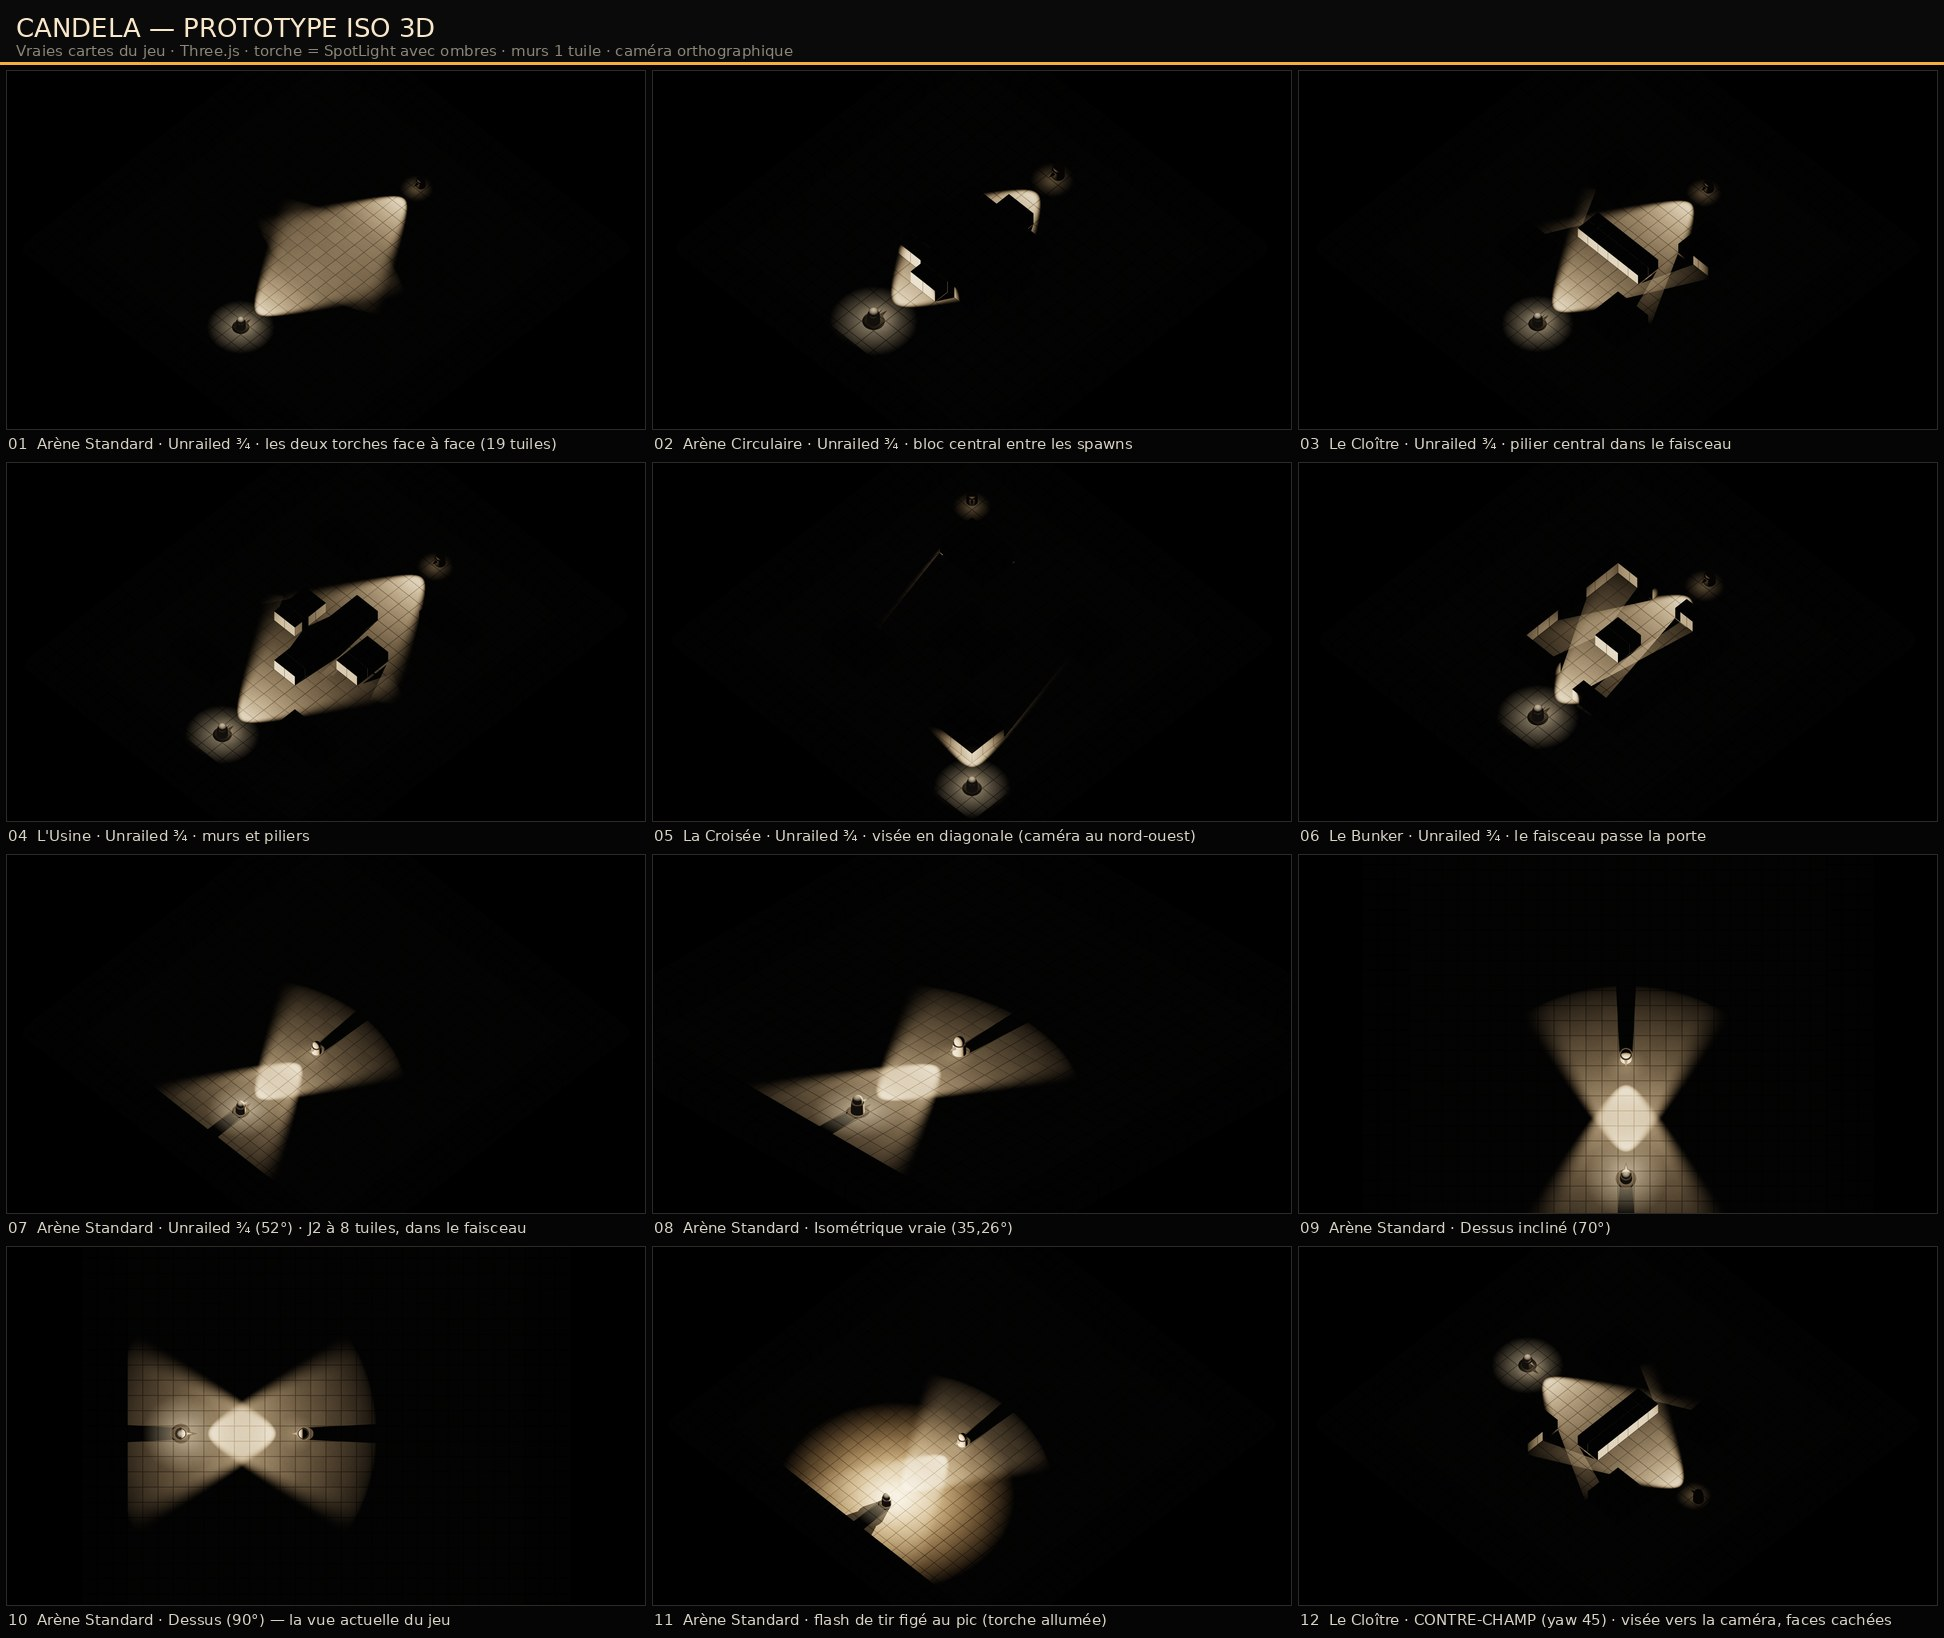

Write Python code to recreate this figure.
#!/usr/bin/env python3
"""Compression des captures du prototype iso et composition de la planche.

Usage : python3 docs/iso/planche_iso.py [--brut DIR] [--sortie DIR] [--max-ko 400]

Lit DIR/manifeste.json (écrit par capturer_iso.mjs), compresse chaque PNG brut vers
docs/iso/captures/<nom>.png sous --max-ko (palette réduite par paliers : les scènes sont
sombres, 256 couleurs suffisent presque toujours), puis compose docs/iso/planche_iso.jpg :
un bandeau de titre et une grille 3×4 de vignettes 640×360 légendées, sous 1,2 Mo.

Dépendance : Pillow (`pip install pillow`). Légendes : une police TTF système si l'une
de celles de POLICES existe (accents garantis), sinon la police embarquée de Pillow.
"""
import argparse
import io
import json
import os
import sys
import tempfile

from PIL import Image, ImageDraw, ImageFont

ICI = os.path.dirname(os.path.abspath(__file__))
PALIERS = (256, 192, 128, 96, 64)
VIGNETTE = (640, 360)
COLONNES, LIGNES = 3, 4
BANDEAU, LEGENDE, MARGE = 64, 26, 6
ENCRE, PAPIER, AMBRE, MUET = (5, 5, 5), (216, 210, 196), (245, 176, 61), (138, 133, 120)


# Une police système avec les accents : la police embarquée de Pillow n'a pas le latin
# étendu (« Arène » y devient « Ar▯ne »). Candidats Linux puis macOS, sinon repli.
POLICES = (
    "/usr/share/fonts/truetype/dejavu/DejaVuSans.ttf",
    "/usr/share/fonts/truetype/liberation/LiberationSans-Regular.ttf",
    "/usr/share/fonts/truetype/freefont/FreeSans.ttf",
    "/System/Library/Fonts/Supplemental/Arial.ttf",
    "/System/Library/Fonts/Helvetica.ttc",
    "/Library/Fonts/Arial.ttf",
    "C:/Windows/Fonts/arial.ttf",
)


def police(taille):
    for chemin in POLICES:
        if os.path.exists(chemin):
            try:
                return ImageFont.truetype(chemin, taille)
            except OSError:
                continue
    try:
        return ImageFont.load_default(size=taille)
    except TypeError:  # Pillow < 10.1 : police bitmap, taille fixe
        return ImageFont.load_default()


def compresser(source, cible, max_octets):
    """PNG RGB si assez petit, sinon palette réduite jusqu'à passer sous le seuil."""
    im = Image.open(source).convert("RGB")
    tampon = io.BytesIO()
    im.save(tampon, "PNG", optimize=True)
    meilleur, mode = tampon.getvalue(), "RGB"
    if len(meilleur) > max_octets:
        for couleurs in PALIERS:
            q = im.quantize(colors=couleurs, method=Image.Quantize.MEDIANCUT)
            tampon = io.BytesIO()
            q.save(tampon, "PNG", optimize=True)
            meilleur, mode = tampon.getvalue(), "P%d" % couleurs
            if len(meilleur) <= max_octets:
                break
    with open(cible, "wb") as f:
        f.write(meilleur)
    return len(meilleur), mode


def planche(entrees, cible, max_octets):
    largeur = COLONNES * VIGNETTE[0] + (COLONNES + 1) * MARGE
    hauteur = BANDEAU + LIGNES * (VIGNETTE[1] + LEGENDE + MARGE) + MARGE
    im = Image.new("RGB", (largeur, hauteur), ENCRE)
    d = ImageDraw.Draw(im)
    titre, sous = police(26), police(15)
    d.rectangle([0, 0, largeur, BANDEAU], fill=(10, 10, 10))
    d.rectangle([0, BANDEAU - 2, largeur, BANDEAU], fill=AMBRE)
    d.text((MARGE + 10, 12), "CANDELA — PROTOTYPE ISO 3D", font=titre, fill=(250, 232, 204))
    d.text((MARGE + 10, 42), "Vraies cartes du jeu · Three.js · torche = SpotLight avec ombres · murs 1 tuile · caméra orthographique",
           font=sous, fill=MUET)
    for i, e in enumerate(entrees[: COLONNES * LIGNES]):
        col, lig = i % COLONNES, i // COLONNES
        x = MARGE + col * (VIGNETTE[0] + MARGE)
        y = BANDEAU + MARGE + lig * (VIGNETTE[1] + LEGENDE + MARGE)
        vignette = Image.open(e["fichier"]).convert("RGB").resize(VIGNETTE, Image.LANCZOS)
        im.paste(vignette, (x, y))
        d.rectangle([x, y, x + VIGNETTE[0] - 1, y + VIGNETTE[1] - 1], outline=(43, 42, 39))
        texte = "%02d  %s" % (i + 1, e["legende"])
        while d.textlength(texte, font=sous) > VIGNETTE[0] - 4 and len(texte) > 8:
            texte = texte[:-2].rstrip() + "…"
        d.text((x + 2, y + VIGNETTE[1] + 5), texte, font=sous, fill=PAPIER)
    qualite = 88
    while True:
        tampon = io.BytesIO()
        im.save(tampon, "JPEG", quality=qualite, optimize=True, progressive=True)
        if len(tampon.getvalue()) <= max_octets or qualite <= 40:
            break
        qualite -= 6
    with open(cible, "wb") as f:
        f.write(tampon.getvalue())
    return len(tampon.getvalue()), qualite


def principal():
    p = argparse.ArgumentParser(description=__doc__.split("\n")[0])
    p.add_argument("--brut", default=os.path.join(tempfile.gettempdir(), "candela_iso_brut"))
    p.add_argument("--sortie", default=os.path.join(ICI, "captures"))
    p.add_argument("--planche", default=os.path.join(ICI, "planche_iso.jpg"))
    p.add_argument("--max-ko", type=int, default=400)
    p.add_argument("--max-planche-ko", type=int, default=1200)
    a = p.parse_args()

    manifeste = os.path.join(a.brut, "manifeste.json")
    if not os.path.exists(manifeste):
        sys.exit("manifeste introuvable : %s (lancer capturer_iso.mjs d'abord)" % manifeste)
    entrees = json.load(open(manifeste, encoding="utf-8"))
    os.makedirs(a.sortie, exist_ok=True)

    for e in entrees:
        cible = os.path.join(a.sortie, e["nom"] + ".png")
        taille, mode = compresser(e["fichier"], cible, a.max_ko * 1000)
        etat = "ok" if taille <= a.max_ko * 1000 else "TROP GROS"
        print("%-34s %4d Ko  %-5s %s" % (e["nom"] + ".png", taille // 1000, mode, etat))

    taille, qualite = planche(entrees, a.planche, a.max_planche_ko * 1000)
    print("%-34s %4d Ko  q=%d %s" % (os.path.basename(a.planche), taille // 1000, qualite,
                                      "ok" if taille <= a.max_planche_ko * 1000 else "TROP GROS"))


if __name__ == "__main__":
    principal()
